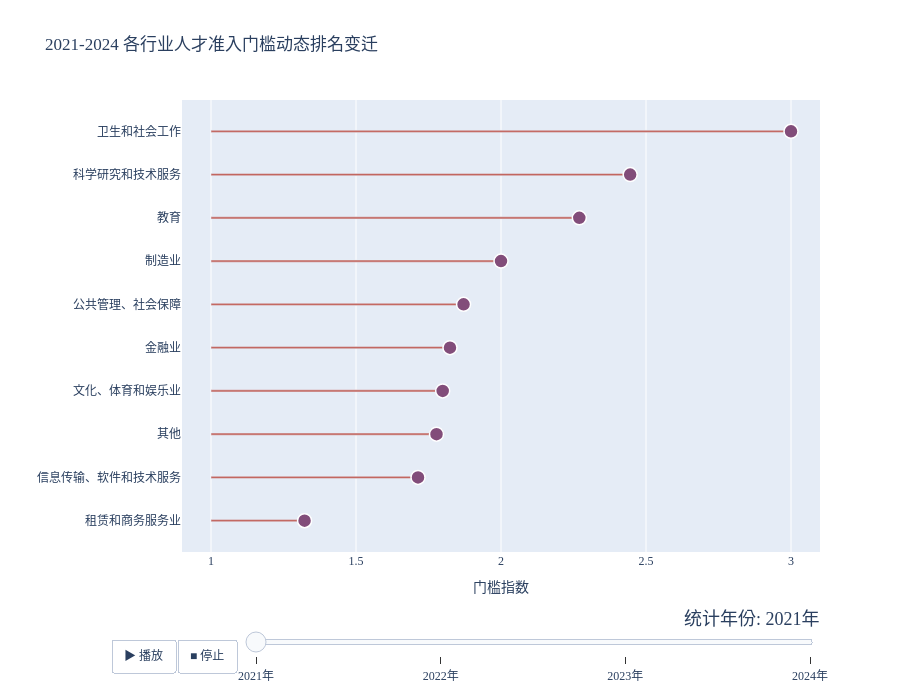

Write notebook code for a chart like this one.
### Markdown cell above
&emsp;&emsp;以上矩形树图展示了 2021 年至 2024 年间，毕业生在各行业分布上的动态调整与版图重构。通过色块面积的变化，我们可以直观感受到不同行业吸纳能力的消长，以及毕业生就业重心的迁移。

&emsp;&emsp;教育行业在整个版图中始终占据着极其显著的地位，虽然其占比从 2021 年的 27.16% 逐步回调至 2024 年的 20.5%，但依然是规模最大的单一就业领域。这反映出毕业生群体对于教育及学术相关岗位的长期青睐，即便在行业环境波动的背景下，这一领域作为人才蓄水池的作用依然不可替代。与之相对的是金融业的稳步扩张，其比例从 12.73% 持续攀升至 18.42%，到 2024 年已经成为仅次于教育行业的第二大去向，显示出金融市场对顶尖人才依然保持着强劲的渴求和吸纳力度。

&emsp;&emsp;信息传输、软件和技术服务业则经历了一段明显的起伏过程。该行业在 2022 年曾一度扩张至 23.77% 的高位，成为当时的头号去向，但随后两年出现了回落，到 2024 年降至 17.21%。这种变化可能与互联网及技术行业的发展周期以及市场对人才需求的结构性调整密切相关。相比之下，公共管理、社会保障以及科学研究和技术服务这两个领域表现得非常稳健，其占比多年来始终维持在 14% 和 9% 左右的水平，构成了毕业生就业版图中的稳定基石。

&emsp;&emsp;值得关注的是，制造业在 2024 年展现出了较强的增长势头，占比从最初的 1.8% 翻倍增长至 6.83%，这体现了实体经济对高端人才吸引力的回升。此外，军队、租赁和商务服务业等细分领域的占比也在动态调整中寻找新的平衡。综合来看，这四年的数据变化描绘出了一个更加多元且不断流动的就业景观：教育和信息技术的传统优势在被重新审视，而金融与现代制造正在成为人才流向的新高地。这种版图的演变不仅是毕业生个人选择的结果，更是社会产业结构转型在人才分配层面的真实写照。

### Code cell
# 1. 定義每年的數據提取函數
def get_lollipop_data(year_col):
    # 提取該年份數據並剔除 NaN，按得分排序
    df_yr = df_scores[['行业名称', year_col]].dropna().sort_values(year_col, ascending=True)
    return df_yr

# 2. 創建生成每一幀 Trace 的函數
def make_lollipop_frame(year_str):
    year_col = f"20{year_str}年"
    df_yr = get_lollipop_data(year_col)
    
    # 使用統一配色（例如深藍色系），不進行行業匹配
    line_color = '#C2655E'
    dot_color = '#824D7A'  # 圓點用深藍黑色
    
    # 軌跡 1：橫線 (利用寬度極窄的 Bar 圖實現)
    trace_lines = go.Bar(
        x=df_yr[year_col] - 1, # 從 1.0 開始畫起
        y=df_yr['行业名称'],
        base=1,               # 基準線設為 1.0 (本科門檻)
        orientation='h',
        width=0.05,           # 讓條形圖看起來像一條線
        marker=dict(color=line_color),
        hoverinfo='skip'      # 線條不觸發懸停提示
    )
    
    # 軌跡 2：圓點 (Scatter)
    trace_markers = go.Scatter(
        x=df_yr[year_col],
        y=df_yr['行业名称'],
        mode='markers',
        marker=dict(size=14, color=dot_color, line=dict(width=1.5, color='white')),
        hovertemplate='行业: %{y}<br>门槛指数: %{x:.3f}<extra></extra>'
    )
    
    return [trace_lines, trace_markers]

# 3. 初始化圖表 (以 2021 年為起點)
# 注意：Data 列表裡必須包含兩個 Trace，動畫幀才能正確對應
initial_data = make_lollipop_frame('21')
fig = go.Figure(data=initial_data)

# 4. 構建動畫幀 (2021-2024)
years = ['21', '22', '23', '24']
frames = []
for yr in years:
    frames.append(go.Frame(data=make_lollipop_frame(yr), name=f"20{yr}年"))

fig.frames = frames

# 5. 配置佈局與控制組件 (簡體中文標題)
fig.update_layout(
    title_text="2021-2024 各行业人才准入门槛动态排名变迁",
    xaxis_title="门槛指数",
    yaxis_title="",
    xaxis=dict(range=[0.9, 3.1], tickvals=[1, 1.5, 2, 2.5, 3]),
    width=900, height=700,
    showlegend=False,
    font=dict(family="Arial Unicode MS", size=12),
    
    updatemenus=[{
        "buttons": [
            {"args": [None, {"frame": {"duration": 1000, "redraw": True}, "fromcurrent": True}],
             "label": "▶ 播放", "method": "animate"},
            {"args": [[None], {"frame": {"duration": 0, "redraw": True}, "mode": "immediate"}],
             "label": "■ 停止", "method": "animate"}
        ],
        "direction": "left", "pad": {"r": 10, "t": 87}, "showactive": False, "type": "buttons", "x": 0.1, "xanchor": "right", "y": 0, "yanchor": "top"
    }],
    sliders=[{
        "active": 0,
        "currentvalue": {"font": {"size": 18}, "prefix": "统计年份: ", "visible": True, "xanchor": "right"},
        "pad": {"b": 10, "t": 50}, "len": 0.9, "x": 0.1, "y": 0,
        "steps": [
            {"args": [[f"20{yr}年"], {"frame": {"duration": 500, "redraw": True}, "mode": "immediate"}], 
             "label": f"20{yr}年", "method": "animate"} for yr in years
        ]
    }]
)

# 讓動畫平滑過渡
fig.layout.updatemenus[0].buttons[0].args[1]['transition'] = {'duration': 500, 'easing': 'cubic-in-out'}

fig.show()

### Figure 1 — Plotly figure (JSON) as saved in the notebook; plotly's stock layout.template omitted (floating-point values rounded to 4 significant figures)
{"data": [{"base": 1, "hoverinfo": "skip", "marker": {"color": "#C2655E"}, "orientation": "h", "type": "bar", "width": 0.05, "x": [0.3227, 0.7138, 0.7776, 0.7989, 0.8241, 0.8709, 1.0, 1.27, 1.445, 2.0], "y": ["租赁和商务服务业", "信息传输、软件和技术服务", "其他", "文化、体育和娱乐业", "金融业", "公共管理、社会保障", "制造业", "教育", "科学研究和技术服务", "卫生和社会工作"]}, {"hovertemplate": "行业: %{y}<br>门槛指数: %{x:.3f}<extra></extra>", "marker": {"color": "#824D7A", "line": {"color": "white", "width": 1.5}, "size": 14}, "mode": "markers", "type": "scatter", "x": [1.323, 1.714, 1.778, 1.799, 1.824, 1.871, 2.0, 2.27, 2.445, 3.0], "y": ["租赁和商务服务业", "信息传输、软件和技术服务", "其他", "文化、体育和娱乐业", "金融业", "公共管理、社会保障", "制造业", "教育", "科学研究和技术服务", "卫生和社会工作"]}], "layout": {"font": {"family": "Arial Unicode MS", "size": 12}, "height": 700, "showlegend": false, "sliders": [{"active": 0, "currentvalue": {"font": {"size": 18}, "prefix": "统计年份: ", "visible": true, "xanchor": "right"}, "len": 0.9, "pad": {"b": 10, "t": 50}, "steps": [{"args": [["2021年"], {"frame": {"duration": 500, "redraw": true}, "mode": "immediate"}], "label": "2021年", "method": "animate"}, {"args": [["2022年"], {"frame": {"duration": 500, "redraw": true}, "mode": "immediate"}], "label": "2022年", "method": "animate"}, {"args": [["2023年"], {"frame": {"duration": 500, "redraw": true}, "mode": "immediate"}], "label": "2023年", "method": "animate"}, {"args": [["2024年"], {"frame": {"duration": 500, "redraw": true}, "mode": "immediate"}], "label": "2024年", "method": "animate"}], "x": 0.1, "y": 0}], "title": {"text": "2021-2024 各行业人才准入门槛动态排名变迁"}, "updatemenus": [{"buttons": [{"args": [null, {"frame": {"duration": 1000, "redraw": true}, "fromcurrent": true, "transition": {"duration": 500, "easing": "cubic-in-out"}}], "label": "▶ 播放", "method": "animate"}, {"args": [[null], {"frame": {"duration": 0, "redraw": true}, "mode": "immediate"}], "label": "■ 停止", "method": "animate"}], "direction": "left", "pad": {"r": 10, "t": 87}, "showactive": false, "type": "buttons", "x": 0.1, "xanchor": "right", "y": 0, "yanchor": "top"}], "width": 900, "xaxis": {"range": [0.9, 3.1], "tickvals": [1, 1.5, 2, 2.5, 3], "title": {"text": "门槛指数"}}, "yaxis": {"title": {"text": ""}}}}
